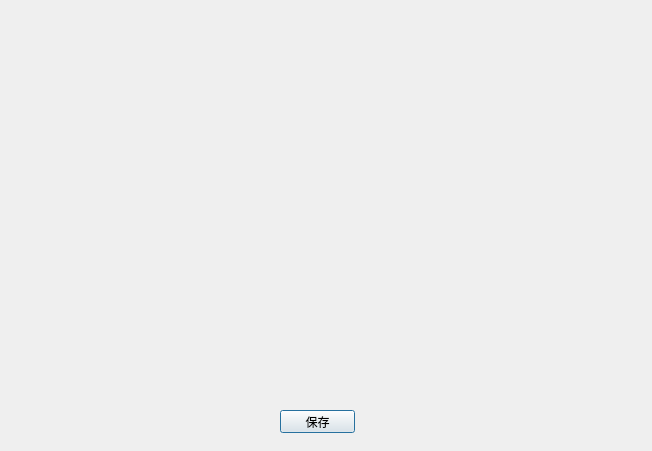
<?xml version="1.0" encoding="UTF-8"?>
<ui version="4.0">
 <class>ImageDialog</class>
 <widget class="QDialog" name="ImageDialog">
  <property name="geometry">
   <rect>
    <x>0</x>
    <y>0</y>
    <width>652</width>
    <height>451</height>
   </rect>
  </property>
  <property name="windowTitle">
   <string>Dialog</string>
  </property>
  <widget class="QPushButton" name="pushButton">
   <property name="geometry">
    <rect>
     <x>280</x>
     <y>410</y>
     <width>75</width>
     <height>23</height>
    </rect>
   </property>
   <property name="text">
    <string>保存</string>
   </property>
  </widget>
 </widget>
 <resources/>
 <connections/>
</ui>
